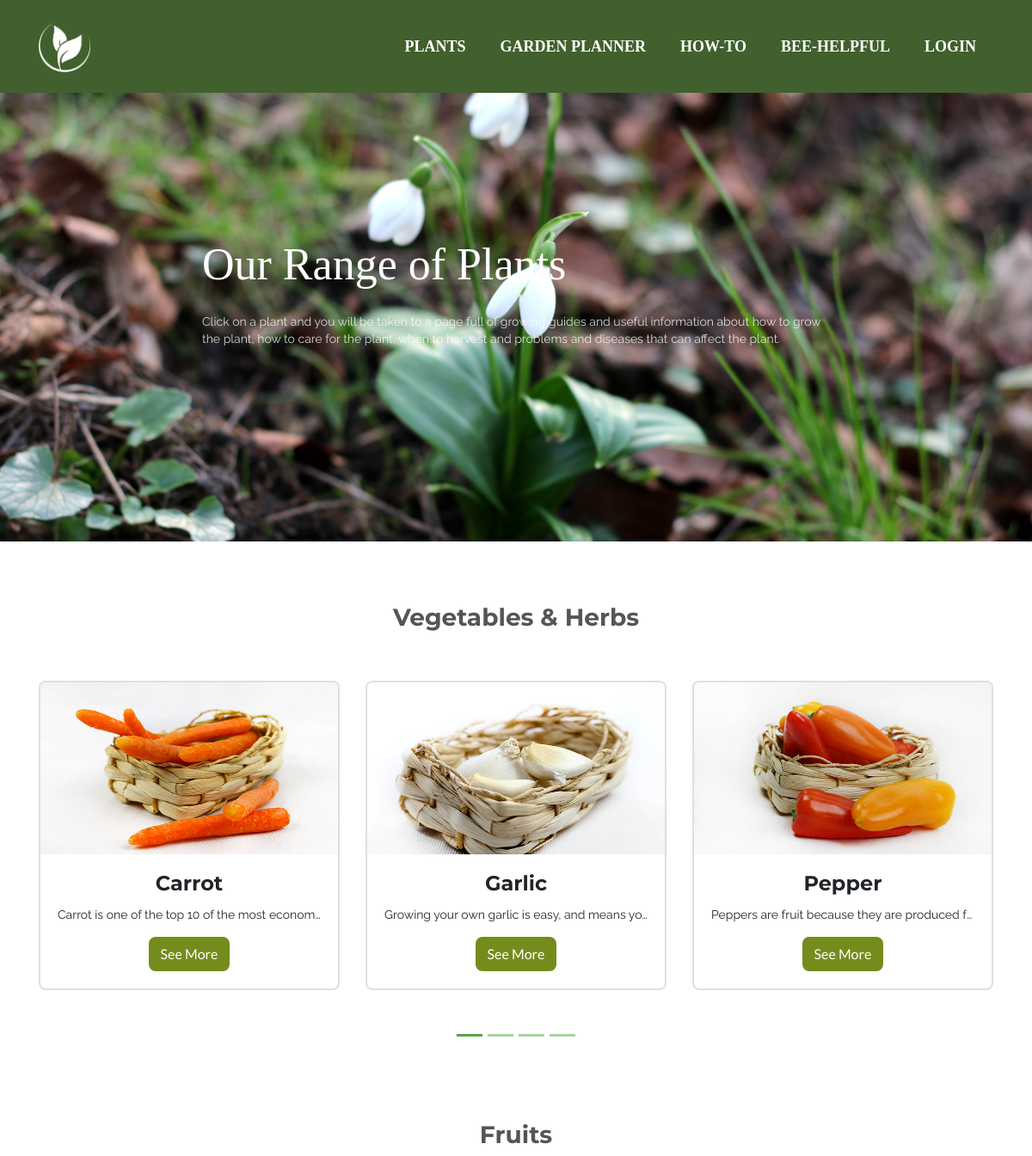
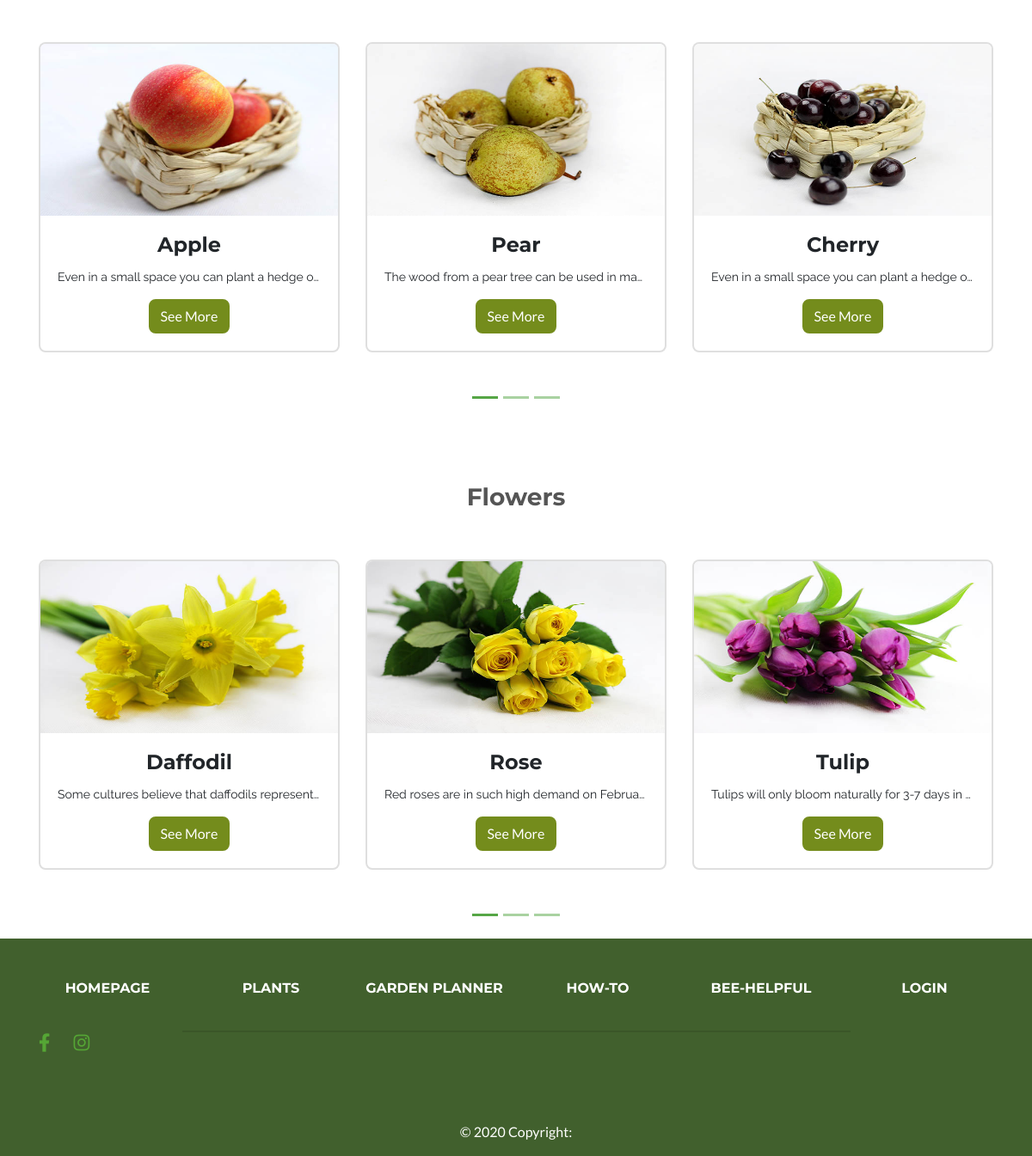
The app's page /plants.php with its own data (2 pictures, top to bottom).
### tables this page shows
CREATE TABLE `plant` (
  `plantID` int(3) NOT NULL,
  `plantName` varchar(40) NOT NULL,
  `plantImage` varchar(50) NOT NULL,
  `plantIcon` varchar(50) DEFAULT NULL,
  `description` varchar(1000) NOT NULL,
  `season` varchar(60) NOT NULL,
  `soil` varchar(30) NOT NULL,
  `placement` varchar(30) NOT NULL,
  `watering` varchar(30) NOT NULL,
  `distance` varchar(30) NOT NULL,
  `depth` varchar(30) NOT NULL,
  `Harvesting` varchar(100) NOT NULL,
  `type` varchar(30) NOT NULL,
  `plantTagline` varchar(200) NOT NULL
);

### includes/functions.php (called while the page is built, shortened)
<?php
require_once('includes/database.php');
$queryVeg = "SELECT * FROM plant WHERE type='vegetable' LIMIT 3";
$statement1 = $conn->prepare($queryVeg);
$statement1->execute();
$vegetables = $statement1->fetchAll();
$queryFruit = "SELECT * FROM plant WHERE type='fruit' LIMIT 3";
$statement3 = $conn->prepare($queryFruit);
$statement3->execute();
$fruits = $statement3->fetchAll();
$queryFlower = "SELECT * FROM plant WHERE type='flower' LIMIT 3";
$statement5 = $conn->prepare($queryFlower);
$statement5->execute();
$flowers = $statement5->fetchAll();

### plants.php (the view, shortened to what this page needs)
<!DOCTYPE html>
<html lang="en">
<head>
  <link rel="stylesheet" href="https://maxcdn.bootstrapcdn.com/bootstrap/4.3.1/css/bootstrap.min.css">
  <link rel="stylesheet" href="https://cdnjs.cloudflare.com/ajax/libs/font-awesome/4.7.0/css/font-awesome.min.css">
  <link rel="stylesheet" href="css/style.css">
  <link rel="stylesheet" href="css/drag.css">
  <link rel="stylesheet" href="css/graham.css">
  <link rel="stylesheet" href="css/animate.css">
 <link rel="stylesheet" href="css/media-queries.css">
</head>
<br>
     <br>
     <br>
<body>
<?php
  include('includes/header.php');
  include('includes/database.php');
  ?>
<?php
        require('includes/functions.php');
        ?>
 <div class="top-content">
            <div class="container">
                <div class="row">
                    <div class="col-md-8 offset-md-2 text">
                        <h1 class="wow fadeInLeftBig"> Our Range of Plants</h1>
                        <div class="description wow fadeInLeftBig">
                        	<p>Click on a plant and you will be taken to a page full of growing guides and useful information about how to grow the plant,
                           how to care for the plant, when to harvest and problems and diseases that can affect the plant.
                        	</p>
                        </div>
                    </div>
                </div>
            </div>
        </div>
        <br>
        <div class="container" style="text-align: center;">
<br><br>
<h3>Vegetables & Herbs</h3>
<br><br>
<div id="multi-item-example" class="carousel slide carousel-multi-item" data-ride="carousel" data-interval='false'>
  <div class="carousel-inner" role="listbox">
    <div class="carousel-item active">
      <div class="row">
      <?php foreach ($vegetables as $veg): ?>
      <div class="col-md-4 clearfix d-md-block">
    <div class="card mb-2">
            <?= ($veg['plantImage'] <> " " ? "<img class='card-img-top' src='images/{$veg['plantImage']}'/>" : "") ?>
            <div class="card-body">
              <h4 class="card-title"><?php echo ($veg['plantName']); ?></h4>
              <p class="card-text"><?php echo ($veg['plantTagline']);?></p>
              <a href="plantInfo.php?plantID=<?php echo ($veg['plantID']); ?>" class="btn btn-primary">See More</a>
            </div>
          </div>
        </div>
        <?php endforeach; ?>
      </div>
    </div>
</div>
<br><br><br>
    <ol class="carousel-indicators">
    <li data-target="#multi-item-example" data-slide-to="0" class="active"></li>
    <li data-target="#multi-item-example" data-slide-to="1"></li>
    <li data-target="#multi-item-example" data-slide-to="2"></li>
    <li data-target="#multi-item-example" data-slide-to="3"></li>
  </ol>
  </div>
<br><br><br>
<h3>Fruits</h3>
<br><br>
<div id="multi-item-fruit" class="carousel slide carousel-multi-item" data-ride="carousel"data-interval='false'>
  <div class="carousel-inner" role="listbox">
    <div class="carousel-item active">
      <div class="row">
      <?php foreach ($fruits as $fruit): ?>
      <div class="col-md-4 clearfix d-md-block d-none">
    <div class="card mb-2">
            <?= ($fruit['plantImage'] <> " " ? "<img class='card-img-top' src='images/{$fruit['plantImage']}'/>" : "") ?>
            <div class="card-body">
              <h4 class="card-title"><?php echo ($fruit['plantName']); ?></h4>
              <p class="card-text"><?php echo ($fruit['plantTagline']);?></p>
              <a  href="plantInfo.php?plantID=<?php echo ($fruit['plantID']); ?>"class="btn btn-primary">See More</a>
            </div>
          </div>
        </div>
        <?php endforeach; ?>
      </div>
    </div>
</div>
    <br><br><br>
 <ol class="carousel-indicators">
    <li data-target="#multi-item-fruit" data-slide-to="0" class="active"></li>
    <li data-target="#multi-item-fruit" data-slide-to="1"></li>
    <li data-target="#multi-item-fruit" data-slide-to="2"></li>
  </ol>
  </div>
<br><br><br>
<h3>Flowers</h3>
<br><br>
<div id="multi-item-flower" class="carousel slide carousel-multi-item" data-ride="carousel" data-interval='false'>
  <div class="carousel-inner" role="listbox">
    <div class="carousel-item active">
      <div class="row">
      <?php foreach ($flowers as $flower): ?>
      <div class="col-md-4 clearfix d-md-block d-none">
    <div class="card mb-2">
            <?= ($flower['plantImage'] <> " " ? "<img class='card-img-top' src='images/{$flower['plantImage']}'/>" : "") ?>
            <div class="card-body">
              <h4 class="card-title"><?php echo ($flower['plantName']); ?></h4>
              <p class="card-text"><?php echo ($flower['plantTagline']);?></p>
              <a href="plantInfo.php?plantID=<?php echo ($flower['plantID']); ?>"class="btn btn-primary">See More</a>
            </div>
          </div>
        </div>
        <?php endforeach; ?>
      </div>
    </div>
</div>
    <br><br><br>
 <ol class="carousel-indicators">
    <li data-target="#multi-item-flower" data-slide-to="0" class="active"></li>
    <li data-target="#multi-item-flower" data-slide-to="1"></li>
    <li data-target="#multi-item-flower" data-slide-to="2"></li>
  </ol>
  </div>
</div>
<?php
include('includes/footer.php');
?>
                </body>
                </html>

### includes/header.php (shortened to what this page needs)
 <link href="vendor/fontawesome-free/css/all.min.css" rel="stylesheet" type="text/css">
 <link href="css/graham.css" rel="stylesheet">
 <link href="css/freelancer.css" rel="stylesheet">
<nav class="navbar navbar-expand-lg bg-secondary text-uppercase fixed-top" id="mainNav">
   <div class="container">
     <a href="index.php"><img id="logo" src="images/logo-white.png"></a>
     <div class="collapse navbar-collapse" id="navbarResponsive">
       <ul class="navbar-nav ml-auto">
         <li class="nav-item mx-0 mx-lg-1">
           <a class="nav-link py-3 px-0 px-lg-3 rounded js-scroll-trigger" href="plants.php">Plants</a>
         </li>
         <li class="nav-item mx-0 mx-lg-1">
           <a class="nav-link py-3 px-0 px-lg-3 rounded js-scroll-trigger" href="gardenPlanner.php">Garden Planner</a>
         </li>
         <li class="nav-item mx-0 mx-lg-1">
           <a class="nav-link py-3 px-0 px-lg-3 rounded js-scroll-trigger" href="how-to.php">How-To</a>
         </li>
         <li class="nav-item mx-0 mx-lg-1">
           <a class="nav-link py-3 px-0 px-lg-3 rounded js-scroll-trigger" href="beeHelpful.php">Bee-Helpful</a>
         </li>
         <li class="nav-item mx-0 mx-lg-1">
           <a class="nav-link py-3 px-0 px-lg-3 rounded js-scroll-trigger" href="login.php">Login</a>
         </li>
       </ul>
     </div>
   </div>
 </nav>

### includes/footer.php (shortened to what this page needs)
<footer class="page-footer font-small primary footCol">
  <div class="container">
    <div class="row text-center d-flex justify-content-center pt-5 mb-3">
      <div class="col-md-2 mb-3">
        <h6 class="text-uppercase font-weight-bold">
          <a href="#!">Homepage</a>
        </h6>
      </div>
      <div class="col-md-2 mb-3">
        <h6 class="text-uppercase font-weight-bold">
          <a href="#!">Plants</a>
        </h6>
      </div>
      <div class="col-md-2 mb-3">
        <h6 class="text-uppercase font-weight-bold">
          <a href="#!">Garden Planner</a>
        </h6>
      </div>
      <div class="col-md-2 mb-3">
        <h6 class="text-uppercase font-weight-bold">
          <a href="#!">How-To</a>
        </h6>
      </div>
      <div class="col-md-2 mb-3">
        <h6 class="text-uppercase font-weight-bold">
          <a href="#!">Bee-Helpful</a>
        </h6>
      </div>
      <div class="col-md-2 mb-3">
        <h6 class="text-uppercase font-weight-bold">
          <a href="#!">Login</a>
        </h6>
      </div>
    </div>
    <hr class="rgba-white-light" style="margin: 0 15%;">
    <div class="row pb-3 socialsFoot">
      <div class="col-md-12">
        <div class="mb-5 flex-center">
          <a class="fb-ic">
            <i class="fab fa-facebook-f fa-lg white-text mr-4"> </i>
          </a>
          <a class="ins-ic">
            <i class="fab fa-instagram fa-lg white-text mr-4"> </i>
          </a>
        </div>
      </div>
    </div>
  </div>
  <div class="footer-copyright text-center py-3 ccolor">© 2020 Copyright:

### css/style.css (style rules this page uses)
h1 { color: #9CAB6F; }
body { background-color: white; }
.card-text { display: block; width: 100%; overflow: hidden; white-space: nowrap; text-overflow: ellipsis; }
.carousel-indicators li { color: grey; }
.card-img-top { width: 100%; border-top-left-radius: calc(0.5rem - 0.125rem); border-top-right-radius: calc(0.5rem - 0.125rem); height: 200px; }

### css/graham.css (style rules this page uses)
p { font-family: Raleway; font-size: 14px; font-style: normal; font-variant: normal; font-weight: 400; line-height: 20px; }
.navbar-nav .nav-link { padding-right: 0.5rem; padding-left: 0.5rem; font-size: 18px; }
#logo { width:60px; height:60px; }
.carousel-indicators li { box-sizing: content-box; flex: 0 1 auto; width: 30px; height: 3px; margin-right: 3px; margin-left: 3px; text-indent: -999px; cursor: pointer; background-color: #56a646 !important; background-clip: padding-box; border-top: 10px solid transparent; border-bottom: 10px solid transparent; opacity: .5; transition: opacity 0.6s ease; }
.btn-primary { color:#fff; background-color:#56a646; border-color: #56a646; }
.footCol { background-color: #41602d!important; }
.ccolor { color: white; }
.socialsFoot { align-content: center; }
body { font-family: Raleway; font-size: 16px; font-weight: 300; color: #888; line-height: 30px; text-align: center; }
a, a:hover, a:focus { text-decoration: none; transition: all .3s; }
img { max-width: 100%; }
a, a:hover, a:focus { color: #9b59b6; text-decoration: none; transition: all .3s; }
h1, h2 { margin-top: 10px; font-size: 38px; font-weight: 300; color: #555; line-height: 50px; font : normal 52px/1 'Overpass'; }
h3 { font : normal 42px/1 'Overpass'; font-size: 22px; font-weight: 300; color: #555; line-height: 30px; }
.top-content { padding: 210px 0; }
.top-content .text { color: #fff; }
.top-content .text h1 { margin-top: 25px important; color: #fff; font : normal 52px/1 'Overpass'; }
.top-content .description { margin: 30px 0 10px 0; }
.top-content .description p { opacity: 0.8; }
.footer-copyright { padding-top: 5px; }

### records on screen
plant: plantImage (picture), plantName "Carrot", plantTagline "Carrot is one of the top 10 of the most econom…"
plant: plantImage (picture), plantName "Garlic", plantTagline "Growing your own garlic is easy, and means yo…"
plant: plantImage (picture), plantName "Pepper", plantTagline "Peppers are fruit because they are produced f…"
plant: plantImage (picture), plantName "Apple", plantTagline "Even in a small space you can plant a hedge o…"
plant: plantImage (picture), plantName "Pear", plantTagline "The wood from a pear tree can be used in ma…"
plant: plantImage (picture), plantName "Cherry", plantTagline "Even in a small space you can plant a hedge o…"
plant: plantImage (picture), plantName "Daffodil", plantTagline "Some cultures believe that daffodils represent…"
plant: plantImage (picture), plantName "Rose", plantTagline "Red roses are in such high demand on Februa…"
plant: plantImage (picture), plantName "Tulip", plantTagline "Tulips will only bloom naturally for 3-7 days in…"
